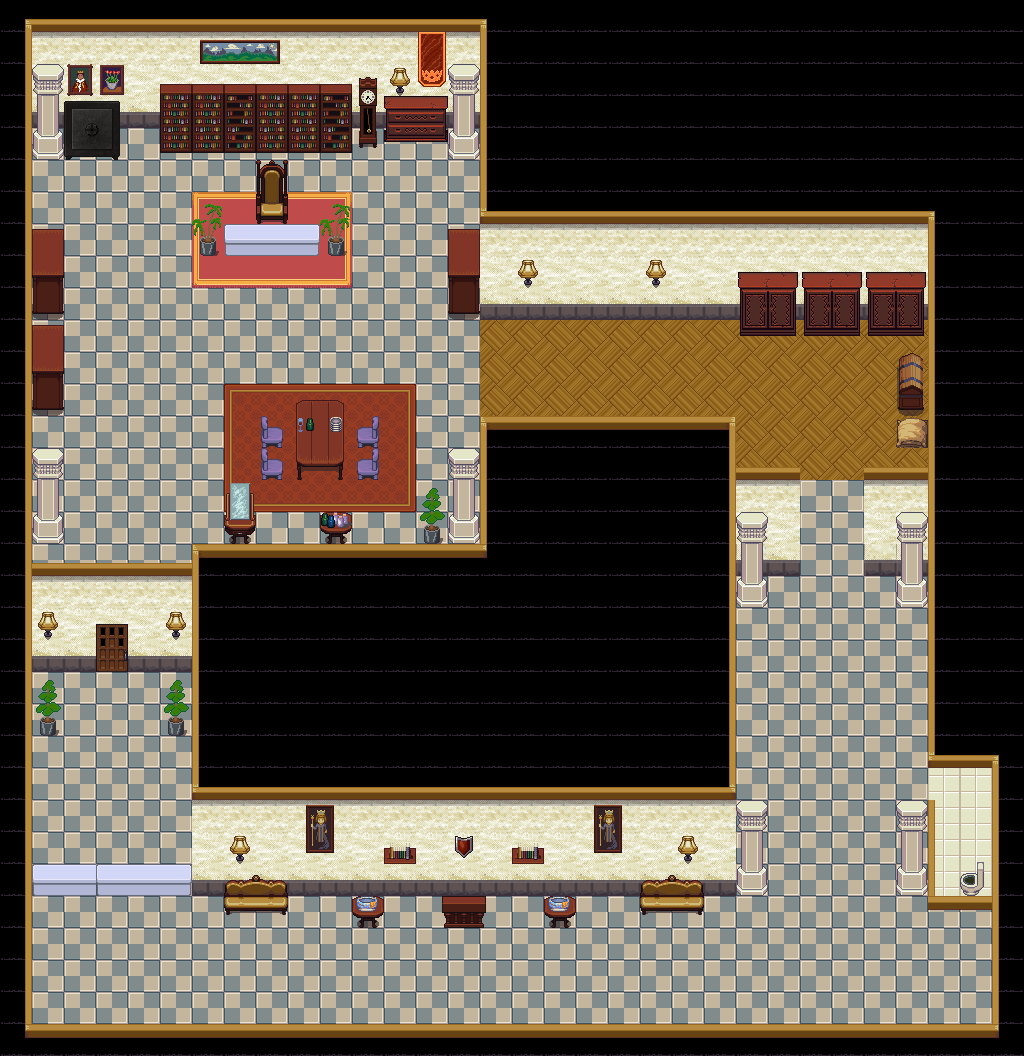

Tiled map render using the project's own tile images. Description and the map definition, with tile-layer contents summarised, below:
An orthogonal 32x33 tile map with 32x32 px tiles, 5 tile layers (Floor, Walls, Carpet, Furniture, ...), 6 tilesets.

<map version="1.2" tiledversion="1.2.5" orientation="orthogonal" renderorder="right-down" width="32" height="33" tilewidth="32" tileheight="32" infinite="0" nextlayerid="8" nextobjectid="1">
 <tileset firstgid="1" source="Interior2.tsx" />
 <tileset firstgid="1025" source="city_outside.tsx" />
 <tileset firstgid="1457" source="city_inside.tsx" />
 <tileset firstgid="1841" source="Safe.tsx" />
 <tileset firstgid="1842" source="Office.tsx" />
 <tileset firstgid="2002" source="Toilet.tsx" />
 <layer id="3" name="Floor" width="32" height="33">
  <data>[1056 cells, 1028 non-empty, 4 distinct tile ids]</data>
 </layer>
 <layer id="4" name="Walls" width="32" height="33">
  <data>[1056 cells, 355 non-empty, 16 distinct tile ids]</data>
 </layer>
 <layer id="6" name="Carpet" width="32" height="33">
  <data>[1056 cells, 39 non-empty, 18 distinct tile ids]</data>
 </layer>
 <layer id="5" name="Furniture" width="32" height="33">
  <data>[1056 cells, 151 non-empty, 70 distinct tile ids]</data>
 </layer>
 <layer id="7" name="Table Objects" width="32" height="33">
  <data>[1056 cells, 8 non-empty, 6 distinct tile ids]</data>
 </layer>
</map>
